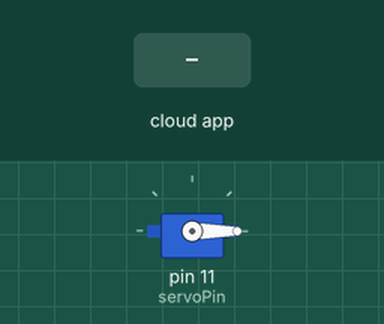
This sketch was run on a simulated Arduino Uno, built with avr-gcc and run on an emulated ATmega328P. Parts: servo. Inputs (shaded band) come from the test bench. The ROS host is connected and sends only what is stated.

Above: at 1.2 s.
1.3 s: the phone or cloud app sets servo to 45
At 1.7 s:
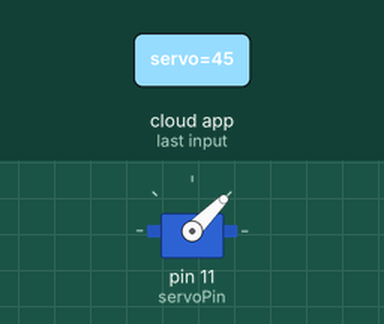
2.8 s: the phone or cloud app sets servo to 90
At 4.0 s:
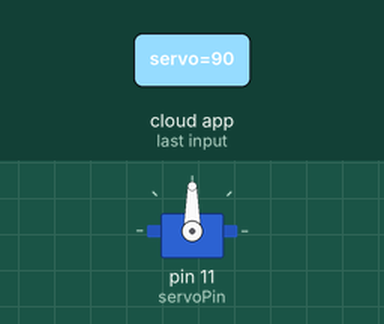
4.3 s: the phone or cloud app sets servo to 180
At 5.1 s:
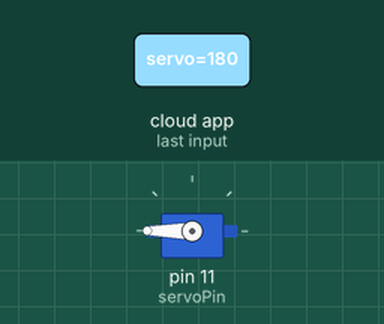
5.8 s: the phone or cloud app sets servo to 0
At 6.3 s:
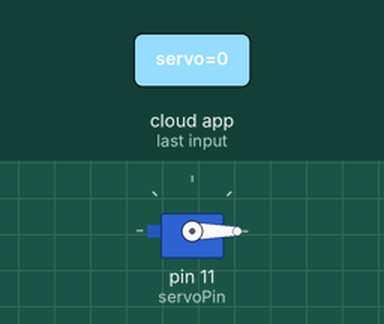
Timing chart, 0 to 8.3 s (numbered marks = the images above; inputs shaded):
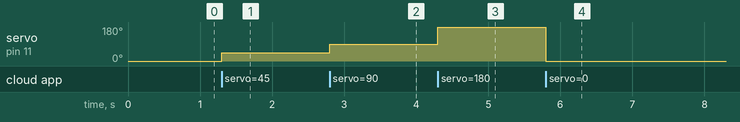

Measured:
- after the input at 1.3 s, servo on pin 11 (servoPin): 0° → 45° at once
- after the input at 2.8 s, servo on pin 11 (servoPin): 45° → 90° at once
- after the input at 4.3 s, servo on pin 11 (servoPin): 90° → 180° at once
- after the input at 5.8 s, servo on pin 11 (servoPin): 180° → 0° at once

The sketch:

test_servo_sg90.ino
```cpp
// Test SG90 Servo Motor

#include <ros.h>
#include <std_msgs/Int16.h>

#include <Servo.h>

ros::NodeHandle nh;

Servo servo;

const int servoPin = 11;

void handleServo(const std_msgs::Int16& servo_msg) {
  servo.write(servo_msg.data);
  delay(15);
}

ros::Subscriber<std_msgs::Int16> sub_servo("/arduino/servo", &handleServo);

void setup() {
  servo.attach(servoPin);
  servo.write(0); // Initial Angle?

  nh.initNode();
  nh.subscribe(sub_servo);
}

void loop() {
  nh.spinOnce();
  delay(1);
}
```
